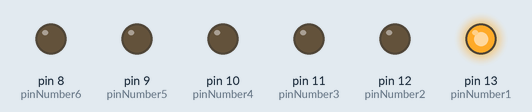
Bench run of a sketch on a simulated Arduino Uno, built with avr-gcc and run on an emulated ATmega328P. Parts: output pins drawn as LEDs (lit = HIGH).

Above: at 0.05 s.
At 0.55 s:
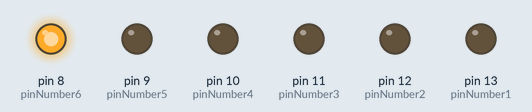
At 0.75 s:
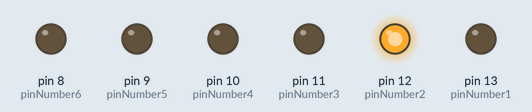
At 1.45 s:
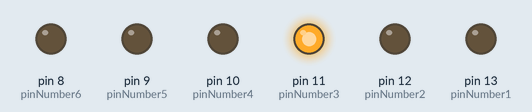
At 2.15 s:
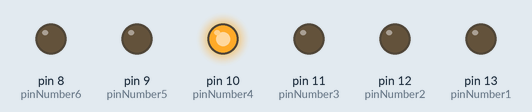
At 2.85 s:
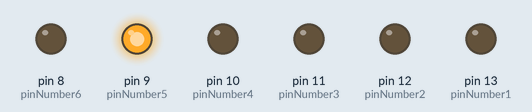
Timing chart, 0 to 3.1 s (numbered marks = the images above):
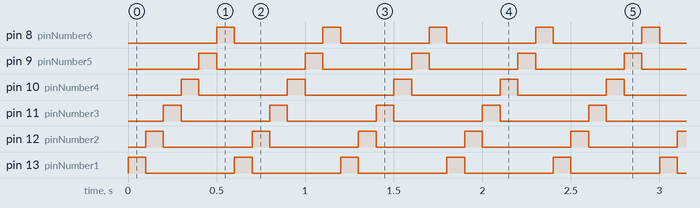

Measured:
- by itself, pin 8 (pinNumber6), pin 9 (pinNumber5), pin 10 (pinNumber4), pin 11 (pinNumber3), pin 12 (pinNumber2), pin 13 (pinNumber1): alternates HIGH for 0.10 s and LOW for 0.50 s
- by itself, everything shown: repeats every 0.60 s, in 6 steps

The sketch:

Floating.ino
```cpp
#define pinNumber1 13
#define pinNumber2 12
#define pinNumber3 11
#define pinNumber4 10
#define pinNumber5 9
#define pinNumber6 8

void setup() {
  // put your setup code here, to run once:
  pinMode(pinNumber1,OUTPUT);
  pinMode(pinNumber2,OUTPUT);
  pinMode(pinNumber3,OUTPUT);
  pinMode(pinNumber4,OUTPUT);
  pinMode(pinNumber5,OUTPUT);
  pinMode(pinNumber6,OUTPUT);
  Serial.begin(9600);
  //int numberP = 3;
}

void loop() {
  // put your main code here, to run repeatedly:
  digitalWrite(pinNumber1,HIGH);
  delay(100);
  digitalWrite(pinNumber1,LOW);
  digitalWrite(pinNumber2,HIGH);
  delay(100);
  digitalWrite(pinNumber2,LOW);
  digitalWrite(pinNumber3,HIGH);
  delay(100);
  digitalWrite(pinNumber3,LOW);
  digitalWrite(pinNumber4,HIGH);
  delay(100);
  digitalWrite(pinNumber4,LOW);
  digitalWrite(pinNumber5,HIGH);
  delay(100);
  digitalWrite(pinNumber5,LOW);
  digitalWrite(pinNumber6,HIGH);
  delay(100);
  digitalWrite(pinNumber6,LOW);
}
```
